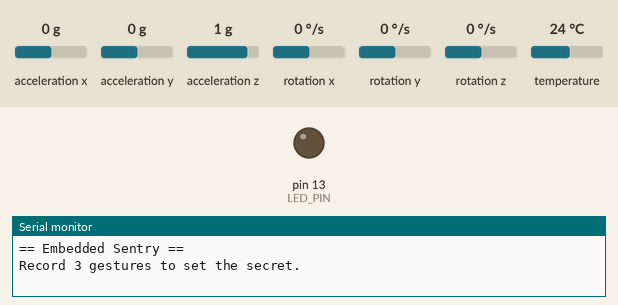
A sketch run on a simulated Arduino Uno, built with avr-gcc and run on an emulated ATmega328P. Shown: output pins drawn as LEDs (lit = HIGH), the last lines printed to the serial monitor. The inputs (shaded band) are chosen by the test bench; at power-on: acceleration x 0 g, acceleration y 0 g, acceleration z 1 g, rotation x 0 °/s, rotation y 0 °/s, rotation z 0 °/s, temperature 24 °C.

Above: at 3.2 s.
3.3 s: acceleration x set to -0.6 g
6.3 s: acceleration x set to -0.3 g
At 7.6 s:
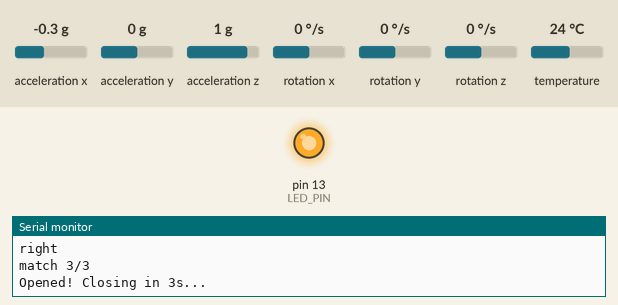
9.3 s: acceleration x set to -0.8 g
Timing chart, 0 to 13.0 s (numbered marks = the images above; inputs shaded):
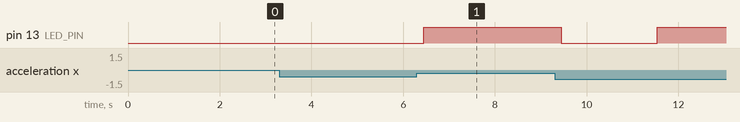

The sketch:

SentryLock.ino
```cpp
/*
 * =====================================================================
 *  Embedded Sentry — Gesture-Based Hardware Lock
 *  Author : Mohammad Asfour
 *  Course : NYU Embedded Systems (Spring 2020) · Prof. Campisi
 *
 *  Hardware
 *    - ATmega328p (Arduino Uno/Nano)
 *    - MPU6050    (I²C, addr 0x68)  — SDA=A4, SCL=A5
 *    - LED        on D13            — represents the unlocked resource
 *
 *  How it works
 *    A finite-state machine reads accelerometer data, classifies each
 *    "flick" of the wrist into one of six discrete directions, then:
 *      1) RECORD  — captures SEQ_LEN moves as the secret key
 *      2) ARMED   — waits for the user to repeat the same SEQ_LEN moves
 *      3) UNLOCK  — drives the LED HIGH for UNLOCK_MS before re-arming
 * =====================================================================
 */

#include <Adafruit_MPU6050.h>
#include <Adafruit_Sensor.h>
#include <Wire.h>

// ----- Config ---------------------------------------------------------
constexpr uint8_t  LED_PIN          = 13;
constexpr uint8_t  SEQ_LEN          = 3;       // number of moves in the secret
constexpr uint16_t DEBOUNCE_MS      = 500;     // gap between gesture reads
constexpr uint16_t UNLOCK_MS        = 3000;    // how long the LED stays on
constexpr uint16_t LOOP_DELAY_MS    = 20;

// Accelerometer thresholds (m/s²) — tuned empirically on MPU6050 @ ±8G
// Note on axes: with the breakout sitting flat, gravity (~9.81) reads on Z.
//   X axis → left/right tilt
//   Z axis → up/down tilt (deviation from gravity rest of ~9.81)
//   Y axis → forward/backward tilt
constexpr float TH_LR        = 4.0f;   // |x| over this  -> left/right
constexpr float TH_UP        = 13.0f;  //  z over this   -> up
constexpr float TH_DOWN      = 7.0f;   //  z under this  -> down
constexpr float TH_FB        = 3.0f;   // |y| over this  -> forward/back
constexpr float TH_LR_GUARD  = 2.0f;   // |x| under this for fwd/back to count

// ----- Direction codes -----------------------------------------------
enum Direction : uint8_t {
  DIR_NONE     = 0,
  DIR_RIGHT    = 1,
  DIR_LEFT     = 2,
  DIR_UP       = 3,
  DIR_DOWN     = 4,
  DIR_FORWARD  = 5,
  DIR_BACKWARD = 6,
};

const char* dirName(Direction d) {
  switch (d) {
    case DIR_RIGHT:    return "right";
    case DIR_LEFT:     return "left";
    case DIR_UP:       return "up";
    case DIR_DOWN:     return "down";
    case DIR_FORWARD:  return "forward";
    case DIR_BACKWARD: return "backward";
    default:           return "none";
  }
}

// ----- FSM phases -----------------------------------------------------
enum Phase : uint8_t { PH_RECORD, PH_ARMED, PH_UNLOCKED };

// ----- State ----------------------------------------------------------
Adafruit_MPU6050 mpu;
Phase     phase            = PH_RECORD;
Direction secret[SEQ_LEN]  = {};
uint8_t   recordIdx        = 0;
uint8_t   attemptIdx       = 0;

// ---------------------------------------------------------------------
// Classify a single accelerometer sample into a discrete direction.
// Returns DIR_NONE if no axis crosses its threshold this tick.
// ---------------------------------------------------------------------
Direction classify(float ax, float ay, float az) {
  if (ax >  TH_LR) return DIR_LEFT;
  if (ax < -TH_LR) return DIR_RIGHT;
  if (az >  TH_UP) return DIR_UP;
  if (az <  TH_DOWN) return DIR_DOWN;
  if (ay >  TH_FB && fabsf(ax) < TH_LR_GUARD) return DIR_BACKWARD;
  if (ay < -TH_FB && fabsf(ax) < TH_LR_GUARD) return DIR_FORWARD;
  return DIR_NONE;
}

// ---------------------------------------------------------------------
// Read and debounce a single gesture from the accelerometer.
// ---------------------------------------------------------------------
Direction readGesture() {
  sensors_event_t a, g, t;
  mpu.getEvent(&a, &g, &t);
  // Pass raw X/Y/Z; classify() understands the axis semantics (X=LR, Z=UD, Y=FB).
  Direction d = classify(a.acceleration.x, a.acceleration.y, a.acceleration.z);
  if (d != DIR_NONE) {
    Serial.println(dirName(d));
    delay(DEBOUNCE_MS);
  }
  return d;
}

// ---------------------------------------------------------------------
// Drive the unlock signal on the LED pin.
// ---------------------------------------------------------------------
void openLock() {
  Serial.println(F("Opened! Closing in 3s..."));
  digitalWrite(LED_PIN, HIGH);
  delay(UNLOCK_MS);
  digitalWrite(LED_PIN, LOW);
  Serial.println(F("Closed again. Enter sequence to open..."));
}

// ---------------------------------------------------------------------
// Setup
// ---------------------------------------------------------------------
void setup() {
  Serial.begin(115200);
  pinMode(LED_PIN, OUTPUT);

  while (!Serial) delay(10);
  Serial.println(F("== Embedded Sentry =="));

  if (!mpu.begin()) {
    Serial.println(F("MPU6050 not found — check wiring."));
    while (true) delay(100);
  }
  mpu.setAccelerometerRange(MPU6050_RANGE_8_G);
  mpu.setGyroRange(MPU6050_RANGE_500_DEG);
  mpu.setFilterBandwidth(MPU6050_BAND_21_HZ);

  Serial.print(F("Record ")); Serial.print(SEQ_LEN);
  Serial.println(F(" gestures to set the secret."));
}

// ---------------------------------------------------------------------
// Main loop
// ---------------------------------------------------------------------
void loop() {
  Direction d = readGesture();

  switch (phase) {

    case PH_RECORD:
      if (d == DIR_NONE) break;
      secret[recordIdx++] = d;
      Serial.print(F("recorded ")); Serial.print(recordIdx);
      Serial.print(F("/")); Serial.println(SEQ_LEN);
      if (recordIdx >= SEQ_LEN) {
        phase = PH_ARMED;
        attemptIdx = 0;
        Serial.println(F("Armed. Repeat sequence to unlock."));
      }
      break;

    case PH_ARMED:
      if (d == DIR_NONE) break;
      if (d == secret[attemptIdx]) {
        Serial.print(F("match ")); Serial.print(attemptIdx + 1);
        Serial.print(F("/")); Serial.println(SEQ_LEN);
        if (++attemptIdx >= SEQ_LEN) {
          phase = PH_UNLOCKED;
        }
      } else {
        Serial.println(F("Wrong key — start over."));
        attemptIdx = 0;
      }
      break;

    case PH_UNLOCKED:
      openLock();
      attemptIdx = 0;
      phase = PH_ARMED;
      break;
  }

  delay(LOOP_DELAY_MS);
}
```

Measured:
- after the input at 6.3 s, pin 13 (LED_PIN): LOW → HIGH after 0.15 s instead of 0.65 s
